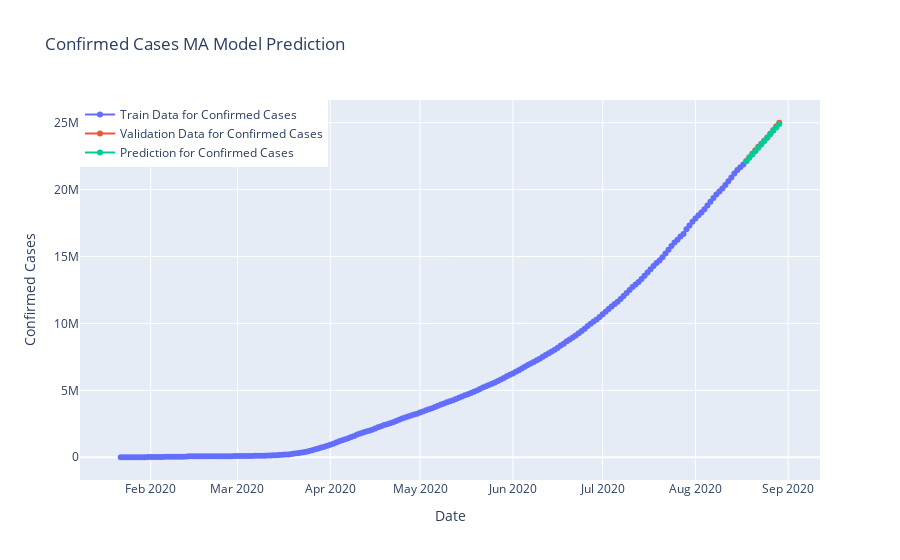

Here is the notebook cell this chart was saved with:
### Code cell
model_train=datewise.iloc[:int(datewise.shape[0]*0.95)]
valid=datewise.iloc[int(datewise.shape[0]*0.95):]
y_pred=valid.copy()
model_ma= auto_arima(model_train["Confirmed"],trace=True, error_action='ignore', start_p=0,start_q=0,max_p=0,max_q=2,
                   suppress_warnings=True,stepwise=False,seasonal=False)
model_ma.fit(model_train["Confirmed"])
prediction_ma=model_ma.predict(len(valid))
y_pred["MA Model Prediction"]=prediction_ma
model_scores.append(np.sqrt(mean_squared_error(valid["Confirmed"],prediction_ma)))
print("Root Mean Square Error for MA Model: ",np.sqrt(mean_squared_error(valid["Confirmed"],prediction_ma)))
fig=go.Figure()
fig.add_trace(go.Scatter(x=model_train.index, y=model_train["Confirmed"],
                    mode='lines+markers',name="Train Data for Confirmed Cases"))
fig.add_trace(go.Scatter(x=valid.index, y=valid["Confirmed"],
                    mode='lines+markers',name="Validation Data for Confirmed Cases",))
fig.add_trace(go.Scatter(x=valid.index, y=y_pred["MA Model Prediction"],
                    mode='lines+markers',name="Prediction for Confirmed Cases",))
fig.update_layout(title="Confirmed Cases MA Model Prediction",
                 xaxis_title="Date",yaxis_title="Confirmed Cases",legend=dict(x=0,y=1,traceorder="normal"))
fig.show()

### Figure 1 — Plotly figure (JSON) as saved in the notebook; plotly's stock layout.template omitted (floating-point values rounded to 4 significant figures; data arrays with more than 128 entries replaced by an {"elided": "..."} marker saying what was removed)
{"data": [{"mode": "lines+markers", "name": "Train Data for Confirmed Cases", "type": "scatter", "x": {"elided": "209 str values"}, "y": {"elided": "209 int values"}}, {"mode": "lines+markers", "name": "Validation Data for Confirmed Cases", "type": "scatter", "x": ["2020-08-18T00:00:00", "2020-08-19T00:00:00", "2020-08-20T00:00:00", "2020-08-21T00:00:00", "2020-08-22T00:00:00", "2020-08-23T00:00:00", "2020-08-24T00:00:00", "2020-08-25T00:00:00", "2020-08-26T00:00:00", "2020-08-27T00:00:00", "2020-08-28T00:00:00", "2020-08-29T00:00:00"], "y": [22137926, 22411300, 22678483, 22949234, 23203532, 23420418, 23647377, 23889150, 24176836, 24452629, 24734448, 24996456]}, {"mode": "lines+markers", "name": "Prediction for Confirmed Cases", "type": "scatter", "x": ["2020-08-18T00:00:00", "2020-08-19T00:00:00", "2020-08-20T00:00:00", "2020-08-21T00:00:00", "2020-08-22T00:00:00", "2020-08-23T00:00:00", "2020-08-24T00:00:00", "2020-08-25T00:00:00", "2020-08-26T00:00:00", "2020-08-27T00:00:00", "2020-08-28T00:00:00", "2020-08-29T00:00:00"], "y": [22130000.0, 22370000.0, 22620000.0, 22870000.0, 23120000.0, 23370000.0, 23620000.0, 23880000.0, 24130000.0, 24390000.0, 24650000.0, 24910000.0]}], "layout": {"legend": {"traceorder": "normal", "x": 0, "y": 1}, "title": {"text": "Confirmed Cases MA Model Prediction"}, "xaxis": {"title": {"text": "Date"}}, "yaxis": {"title": {"text": "Confirmed Cases"}}}}
